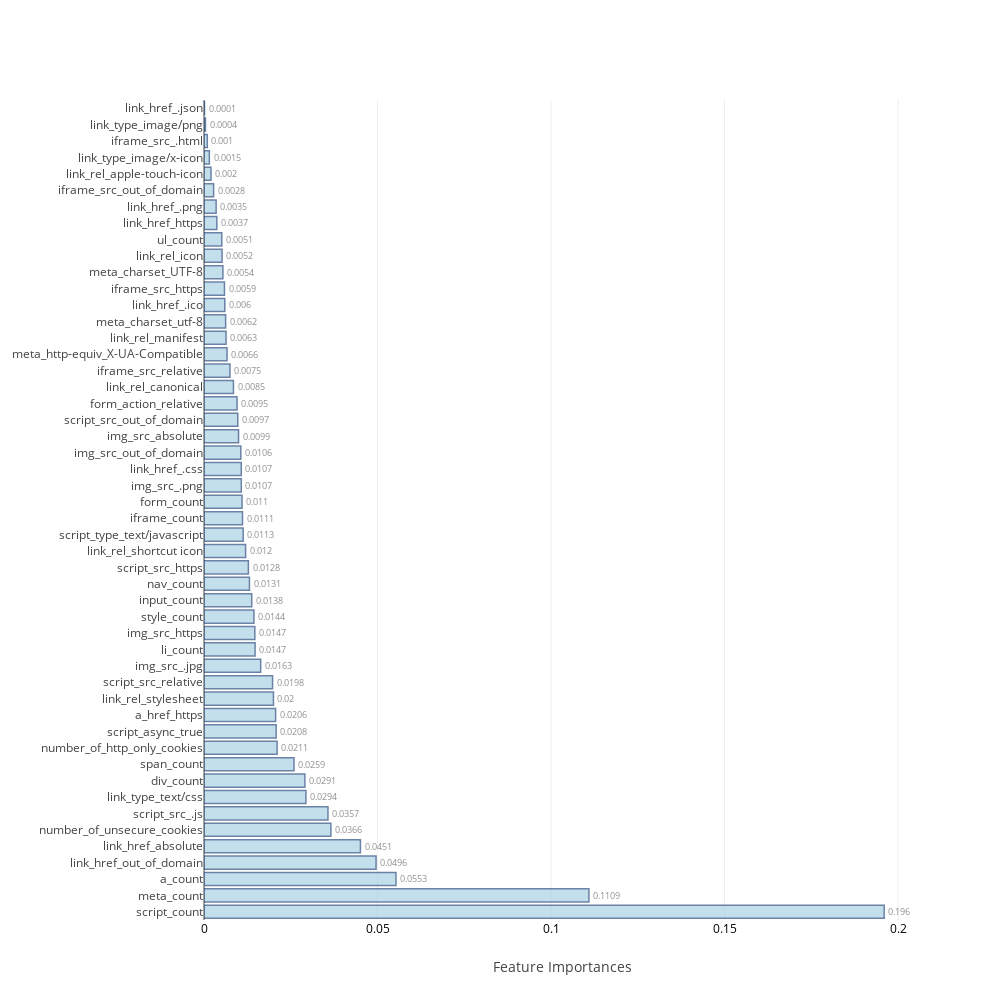

Notebook code cell kept with this figure:
### Markdown cell above
### <a id='1.B' style="text-decoration : none; color : #000000;"> B. Average Feature Importances</a>

### Code cell
feat_impt_plot(np.average(feat_imp,axis=0),http_columns)

### Figure 1 — Plotly figure (JSON) as saved in the notebook; plotly's stock layout.template omitted (floating-point values rounded to 4 significant figures)
{"data": [{"marker": {"color": "rgb(158,202,225)", "line": {"color": "rgb(8,48,107)", "width": 1.5}}, "opacity": 0.6, "orientation": "h", "text": [0.196, 0.1109, 0.0553, 0.0496, 0.0451, 0.0366, 0.0357, 0.0294, 0.0291, 0.0259, 0.0211, 0.0208, 0.0206, 0.02, 0.0198, 0.0163, 0.0147, 0.0147, 0.0144, 0.0138, 0.0131, 0.0128, 0.012, 0.0113, 0.0111, 0.011, 0.0107, 0.0107, 0.0106, 0.0099, 0.0097, 0.0095, 0.0085, 0.0075, 0.0066, 0.0063, 0.0062, 0.006, 0.0059, 0.0054, 0.0052, 0.0051, 0.0037, 0.0035, 0.0028, 0.002, 0.0015, 0.001, 0.0004, 0.0001], "textposition": "outside", "type": "bar", "uid": "10067f96-b779-48ce-adda-3dc7aae7d906", "x": [0.196, 0.1109, 0.05532, 0.04958, 0.04508, 0.03656, 0.03572, 0.02936, 0.02906, 0.02593, 0.02106, 0.02079, 0.02064, 0.02002, 0.01976, 0.01633, 0.01472, 0.01465, 0.01438, 0.01375, 0.0131, 0.01278, 0.01199, 0.01129, 0.01109, 0.01096, 0.01075, 0.01074, 0.0106, 0.00995, 0.00973, 0.009521, 0.008482, 0.007488, 0.006632, 0.006349, 0.006229, 0.005989, 0.005894, 0.005441, 0.0052, 0.00512, 0.003695, 0.003492, 0.002764, 0.00202, 0.00154, 0.0009517, 0.0004191, 0.0001324], "y": ["script_count", "meta_count", "a_count", "link_href_out_of_domain", "link_href_absolute", "number_of_unsecure_cookies", "script_src_.js", "link_type_text/css", "div_count", "span_count", "number_of_http_only_cookies", "script_async_true", "a_href_https", "link_rel_stylesheet", "script_src_relative", "img_src_.jpg", "li_count", "img_src_https", "style_count", "input_count", "nav_count", "script_src_https", "link_rel_shortcut icon", "script_type_text/javascript", "iframe_count", "form_count", "img_src_.png", "link_href_.css", "img_src_out_of_domain", "img_src_absolute", "script_src_out_of_domain", "form_action_relative", "link_rel_canonical", "iframe_src_relative", "meta_http-equiv_X-UA-Compatible", "link_rel_manifest", "meta_charset_utf-8", "link_href_.ico", "iframe_src_https", "meta_charset_UTF-8", "link_rel_icon", "ul_count", "link_href_https", "link_href_.png", "iframe_src_out_of_domain", "link_rel_apple-touch-icon", "link_type_image/x-icon", "iframe_src_.html", "link_type_image/png", "link_href_.json"]}], "layout": {"autosize": false, "height": 1000, "width": 1000, "xaxis": {"tickfont": {"color": "black", "size": 12}, "title": "Feature Importances"}, "yaxis": {"automargin": true}}}
